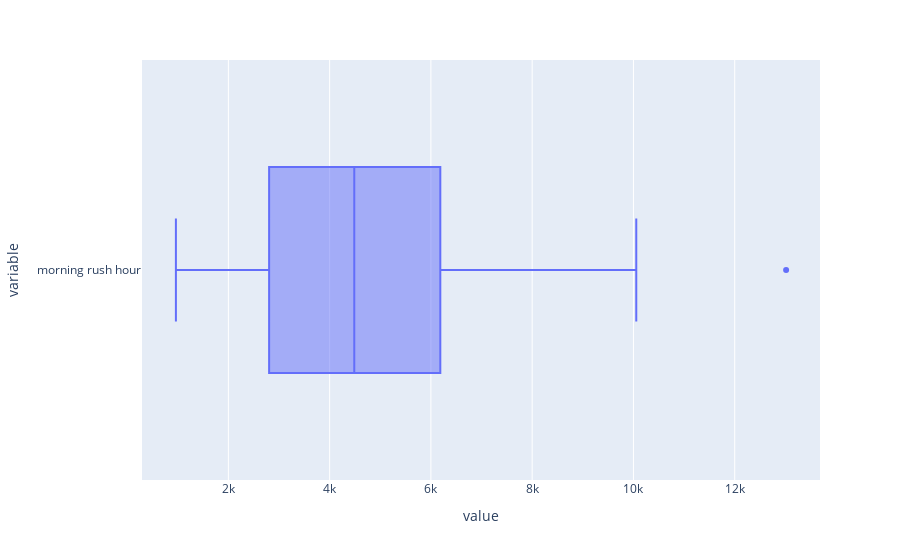

Notebook code cell kept with this figure:
### Markdown cell above
___
### <a id=5>Target 2</a>

### Code cell
px.box(target_2, orientation='h')

### Figure 1 — Plotly figure (JSON) as saved in the notebook; plotly's stock layout.template omitted (floating-point values rounded to 4 significant figures)
{"data": [{"alignmentgroup": "True", "hovertemplate": "value=%{x}<br>variable=%{y}<extra></extra>", "legendgroup": "", "marker": {"color": "#636efa"}, "name": "", "notched": false, "offsetgroup": "", "orientation": "h", "showlegend": false, "type": "box", "x": [8619, 4226, 6186, 3397, 5855, 5735, 5423, 5110, 7535, 5518, 4707, 10056, 1481, 964, 5950, 5462, 2935, 3282, 3819, 8018, 3983, 4266, 2610, 1657, 8344, 3955, 13015, 7513, 2805, 2952, 2680, 5200, 6300, 9758, 977, 3692, 1283, 1753, 6201, 2498, 5329, 2426], "x0": " ", "xaxis": "x", "y": ["morning rush hour", "morning rush hour", "morning rush hour", "morning rush hour", "morning rush hour", "morning rush hour", "morning rush hour", "morning rush hour", "morning rush hour", "morning rush hour", "morning rush hour", "morning rush hour", "morning rush hour", "morning rush hour", "morning rush hour", "morning rush hour", "morning rush hour", "morning rush hour", "morning rush hour", "morning rush hour", "morning rush hour", "morning rush hour", "morning rush hour", "morning rush hour", "morning rush hour", "morning rush hour", "morning rush hour", "morning rush hour", "morning rush hour", "morning rush hour", "morning rush hour", "morning rush hour", "morning rush hour", "morning rush hour", "morning rush hour", "morning rush hour", "morning rush hour", "morning rush hour", "morning rush hour", "morning rush hour", "morning rush hour", "morning rush hour"], "y0": " ", "yaxis": "y"}], "layout": {"boxmode": "group", "legend": {"tracegroupgap": 0}, "margin": {"t": 60}, "xaxis": {"anchor": "y", "domain": [0, 1], "title": {"text": "value"}}, "yaxis": {"anchor": "x", "domain": [0, 1], "title": {"text": "variable"}}}}
